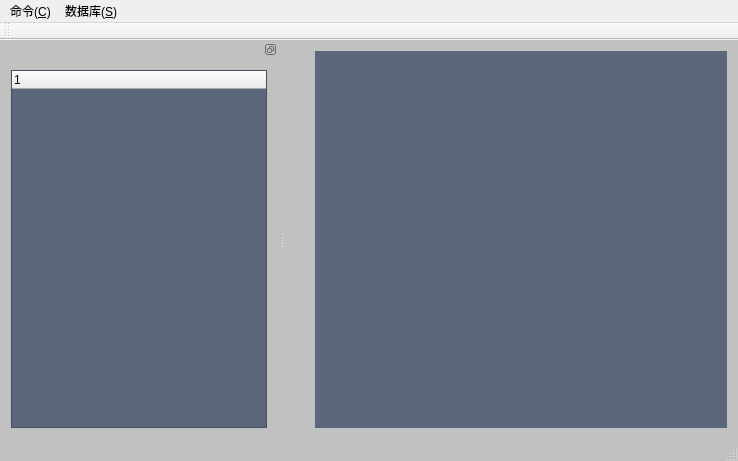
<?xml version="1.0" encoding="UTF-8"?>
<ui version="4.0">
 <class>hnAddRoadModelClass</class>
 <widget class="QMainWindow" name="hnAddRoadModelClass">
  <property name="geometry">
   <rect>
    <x>0</x>
    <y>0</y>
    <width>738</width>
    <height>461</height>
   </rect>
  </property>
  <property name="minimumSize">
   <size>
    <width>720</width>
    <height>450</height>
   </size>
  </property>
  <property name="font">
   <font>
    <family>Bodoni MT</family>
    <pointsize>12</pointsize>
   </font>
  </property>
  <property name="windowTitle">
   <string>模块添加窗口</string>
  </property>
  <property name="styleSheet">
   <string notr="true">QMainWindow
{
 background-color:rgb(193, 193, 193)
}</string>
  </property>
  <property name="toolButtonStyle">
   <enum>Qt::ToolButtonIconOnly</enum>
  </property>
  <property name="dockOptions">
   <set>QMainWindow::AllowTabbedDocks|QMainWindow::AnimatedDocks</set>
  </property>
  <widget class="QWidget" name="centralWidget">
   <layout class="QHBoxLayout" name="horizontalLayout_2">
    <item>
     <spacer name="horizontalSpacer">
      <property name="orientation">
       <enum>Qt::Horizontal</enum>
      </property>
      <property name="sizeType">
       <enum>QSizePolicy::Fixed</enum>
      </property>
      <property name="sizeHint" stdset="0">
       <size>
        <width>20</width>
        <height>20</height>
       </size>
      </property>
     </spacer>
    </item>
    <item>
     <widget class="QStackedWidget" name="stackedWidget">
      <property name="styleSheet">
       <string notr="true">QStackedWidget
{
 background-color: #5B677A;
    font-size:17px;
    color: white;
}
QMenu
{
 background-color: #5B677A;
    font-size:17px;
    color: white;
}</string>
      </property>
     </widget>
    </item>
   </layout>
  </widget>
  <widget class="QMenuBar" name="menuBar">
   <property name="geometry">
    <rect>
     <x>0</x>
     <y>0</y>
     <width>738</width>
     <height>23</height>
    </rect>
   </property>
   <widget class="QMenu" name="menucommand">
    <property name="title">
     <string>命令(&amp;C)</string>
    </property>
    <addaction name="actionadd"/>
    <addaction name="actionchangeName"/>
   </widget>
   <widget class="QMenu" name="menu">
    <property name="title">
     <string>数据库(&amp;S)</string>
    </property>
    <addaction name="actionwrite"/>
    <addaction name="action_open"/>
   </widget>
   <addaction name="menucommand"/>
   <addaction name="menu"/>
  </widget>
  <widget class="QToolBar" name="mainToolBar">
   <attribute name="toolBarArea">
    <enum>TopToolBarArea</enum>
   </attribute>
   <attribute name="toolBarBreak">
    <bool>false</bool>
   </attribute>
  </widget>
  <widget class="QStatusBar" name="statusBar"/>
  <widget class="QDockWidget" name="dockWidget_2">
   <property name="features">
    <set>QDockWidget::DockWidgetFloatable|QDockWidget::DockWidgetMovable</set>
   </property>
   <attribute name="dockWidgetArea">
    <number>1</number>
   </attribute>
   <widget class="QWidget" name="dockWidgetContents_2">
    <layout class="QHBoxLayout" name="horizontalLayout">
     <item>
      <widget class="QTreeWidget" name="treeWidget">
       <property name="styleSheet">
        <string notr="true">QTreeView
{
    background-color: #5B677A;
    font-size:17px;
    color: white;
}
QTreeView::item:hover
{
    background: qlineargradient(x1: 0, y1: 0, x2: 0, y2: 1, stop: 0 #e7effd, stop: 1 #cbdaf1);
    border: 1px solid #bfcde4;
}
QTreeView::item:hover
{
    background: rgb(69, 187, 217);
}
QTreeView::item:selected:active
{
    background: rgb(63, 147, 168);
}
QTreeView::item:selected:!active
{
    background: rgb(63, 147, 168);
}
QTreeView::branch
{
    background:#5B677A;
}
QTreeView::branch:has-children:!has-siblings:closed,QTreeView::branch:closed:has-children:has-siblings
{
    border-image: none;
    background:#5B677A;
    image: url(image/Folder-1.png);
}
QTreeView::branch:open:has-children:!has-siblings,QTreeView::branch:open:has-children:has-siblings
{
    border-image: none;
    background:#5B677A;
    image: url(image/Open-Folder.png);
}</string>
       </property>
       <property name="headerHidden">
        <bool>false</bool>
       </property>
       <column>
        <property name="text">
         <string notr="true">1</string>
        </property>
       </column>
      </widget>
     </item>
    </layout>
   </widget>
  </widget>
  <action name="actionadd">
   <property name="text">
    <string>重置(&amp;R)</string>
   </property>
  </action>
  <action name="actionchangeName">
   <property name="text">
    <string>设置名称(&amp;N)</string>
   </property>
  </action>
  <action name="actionwrite">
   <property name="text">
    <string>写入数据(&amp;W)</string>
   </property>
  </action>
  <action name="action_open">
   <property name="text">
    <string>打开数据库</string>
   </property>
   <property name="toolTip">
    <string>open</string>
   </property>
  </action>
 </widget>
 <layoutdefault spacing="6" margin="11"/>
 <resources>
  <include location="hnAddRoadModel.qrc"/>
 </resources>
 <connections/>
</ui>
